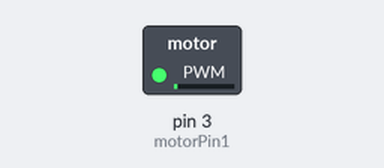
A sketch run on a simulated Arduino Nano, built with avr-gcc and run on an emulated ATmega328P. Shown: switched loads named in the sketch (green lamp = pin HIGH).

Above: at 0.05 s.
At 1.8 s:
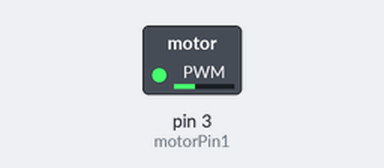
At 3.55 s:
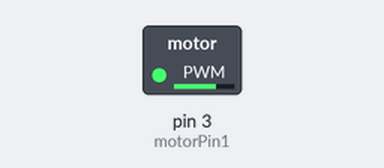
At 7.1 s:
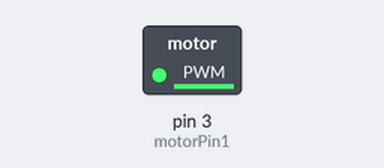
Timing chart, 0 to 9.2 s (numbered marks = the images above):
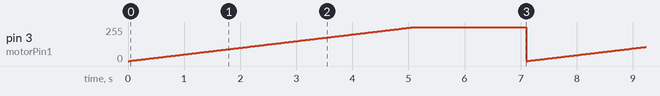

Measured:
- by itself, pin 3 (motorPin1): ramps from 0/255 to 254/255 and jumps back, once every 7.1 s

The sketch:

Motorwrite1.ino
```cpp
//the nano can analogWrite to pins 3,5,6,9,10,11
//in this example, we are using pin 3
//analogWrite sends varying degrees of power from 0-255
//0 = 0 volts, 255 = 5 Volts

int motorPin1 = 3; //the motor will be connected to pin D3 on the Nano

void setup() {

  pinMode (motorPin1, OUTPUT); //set the pin to send electricity out
}

void loop() {
  // put your main code here, to run repeatedly:

  //this incrementally increases power to the motor
  for (int i=0; i<255; i++){
    analogWrite(motorPin1, i);
    delay(20);
  }

delay(2000);//power off for 2 seconds

}
```
